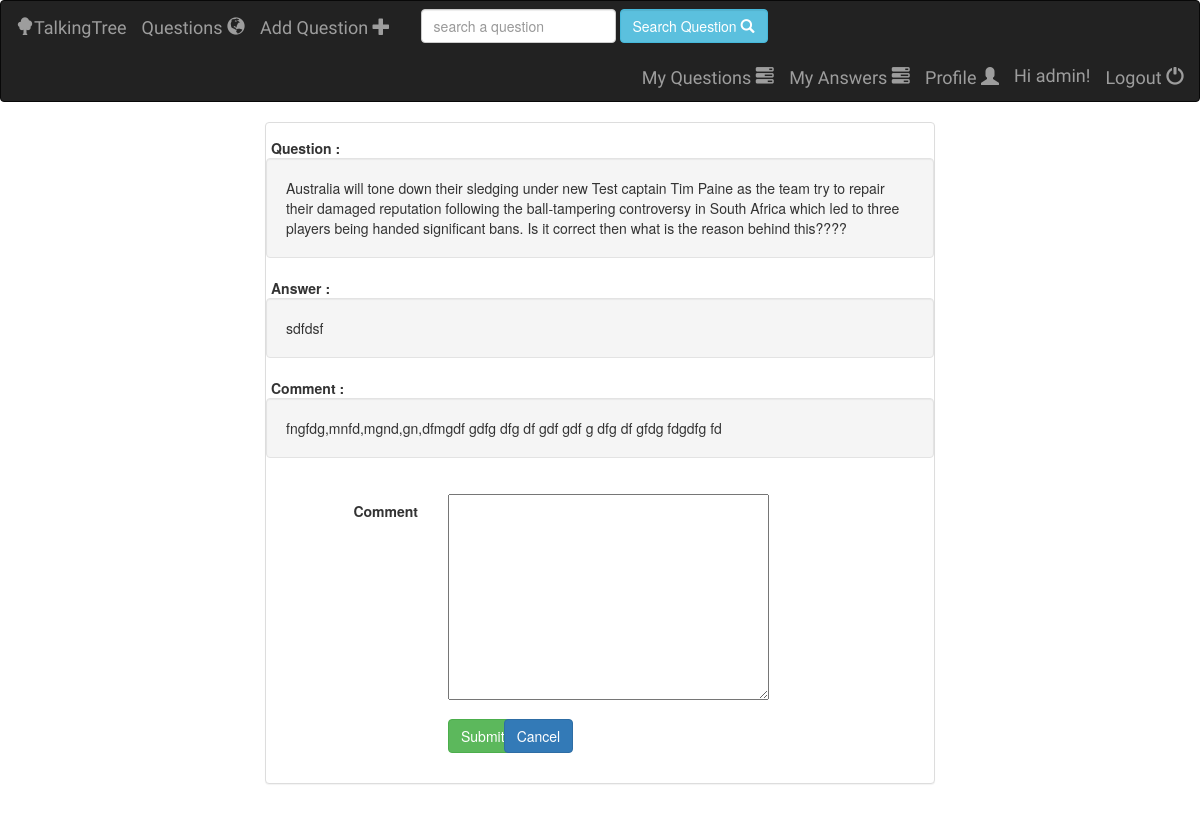
/talkingtree/questions/18/answers/31/comments/21/update (signed in), run on the app's committed database.
### talkingtree/models.py (models this page shows, shortened)
class Question(models.Model):
    user = models.ForeignKey(User, on_delete=models.DO_NOTHING)
    question_text = models.CharField(null=False, max_length=1023)
    created_date = models.DateTimeField(default=timezone.now())
    class Meta:
        ordering = ['-id']

class Answer(models.Model):
    question = models.ForeignKey(Question, on_delete=models.CASCADE)
    user = models.ForeignKey(User, on_delete=models.DO_NOTHING, default=None)
    answer_text = models.CharField(max_length=1023)
    created_date = models.DateTimeField(default=timezone.now())
    class Meta:
        ordering = ['-id']

class Comment(models.Model):
    answer = models.ForeignKey(Answer, on_delete=models.CASCADE)
    user = models.ForeignKey(User, on_delete=models.DO_NOTHING, null=True, blank=True)
    comment_text = models.CharField(null=False, blank=False, max_length=1023)
    created_date = models.DateTimeField(default=timezone.now())

### talkingtree/views/comment.py (the view, shortened to what this page needs)
# urls.py: url(r'^questions/(?P<question_id>[0-9]+)/answers/(?P<answer_id>[0-9]+)/comments/(?P<pk>[0-9]+)/update$', comment.CommentUpdate.as_view(), name='update-comment'),
class CommentUpdate(FormView):
    template_name = 'talkingtree/question_form.html'
    form_class = NewCommentForm
    def get(self, request, question_id, answer_id, pk):
        if request.user.is_authenticated:
            comment = Comment.objects.get(pk=pk)
            answer = Answer.objects.get(pk=answer_id)
            question = Question.objects.get(pk=question_id)
            form = self.form_class(None)
            return render(request, self.template_name, {'form': form,'question': question, 'answer':answer, 'comment':comment})
        else:
            return redirect('talkingtree:login')

### talkingtree/forms.py
class NewCommentForm(forms.Form):
    comment = forms.CharField(widget=forms.Textarea)
    comment.widget.attrs.update({'class': 'special'})
    class Meta:
        model = Comment
        fields = ['user', 'answer', 'comment_text']

### talkingtree/templates/talkingtree/question_form.html (shortened to what this page needs)
 {% extends 'talkingtree/base.html' %}
 {%  block body %}
    <div class="container-fluid">
        <div class="row">
            <div class="col-sm-12 col-md-12">
                <div class="panel panel-default">
                    <div class="panel-body">
                        <form class="form-horizontal" action="" method="post">
                            <div class="form-group">
                                    {% if question %}
                                        <strong style="padding: 5px 5px 5px 5px">
                                        Question :
                                        </strong>
                                        <div class="well">
                                            {{ question.question_text }}
                                        </div>
                                    {% endif %}
                                {% if answer %}
                                        <strong style="padding: 5px 5px 5px 5px">
                                        Answer :
                                        </strong>
                                    <div class="well">
                                    {{ answer.answer_text }}
                                    </div>
                                    {% endif %}
                             {% if comment %}
                                        <strong style="padding: 5px 5px 5px 5px">
                                        Comment :
                                        </strong>
                                    <div class="well">
                                    {{ comment.comment_text }}
                                    </div>
                                    {% endif %}
                            </div>
                                {% include 'talkingtree/form-template.html' %}
                            <div class="form-group">
                                <div class="col-sm-offset-3 col-sm-1">
                                    <button class="btn btn-success" > Submit</button>
                                </div>
                                 <div class="col-sm-2">
                                    <button class="btn btn-primary" onclick="window.history.back();"> Cancel </button>
                                </div>
                            </div>
                        </form>
                    </div>
                </div>
            </div>
        </div>
    </div>
 {% endblock %}

### talkingtree/templates/talkingtree/base.html (shortened to what this page needs)
    <!DOCTYPE html>
    <html lang="en">
    <head>
      {% load staticfiles %}
      <link rel="stylesheet" type="text/css" href="{% static 'talkingtree/style.css' %}">
      <link rel="stylesheet" href="https://maxcdn.bootstrapcdn.com/bootstrap/3.3.7/css/bootstrap.min.css">
    </head>
    <body>
    <nav class="navbar navbar-inverse">
      <div class="container-fluid">
        <div class="navbar-header">
          <a class="navbar-brand" href="{% url 'talkingtree:question' %}">
              <span  class="glyphicon glyphicon-tree-deciduous" aria-hidden="true"></span>TalkingTree</a>
        </div>
        <ul class="nav navbar-nav ">
          <li> <a class="navbar-brand" href="{% url 'talkingtree:question' %}">
              Questions  <span class="glyphicon glyphicon-globe" aria-hidden="true"></span>
          </a></li>
         {% if user.is_authenticated %}
            <li>
              <a class="navbar-brand" href="{% url 'talkingtree:add-question' %}">
                     Add Question <span  class="glyphicon glyphicon-plus" aria-hidden="true"></span>
              </a>
            </li>
         {% endif %}
        </ul>
          <form class="navbar-form navbar-left" role="search" method="get" action="{% url 'talkingtree:searchquestions' %}">
            <input type="text" class="form-control" name = "q" value="" placeholder="search a question" required>
             <button class="form-control btn btn-info" name = "searchBtn" >Search Question
             <span class="glyphicon glyphicon-search" aria-hidden="true"></span>
             </button>
          </form>
          <ul class="nav navbar-nav navbar-right">
                    {% if user.is_authenticated %}
                       <li>
                           <a class="navbar-brand" href="{% url 'talkingtree:myquestions' %}">
                                My Questions
                                <span class="glyphicon glyphicon-tasks" aria-hidden="true"></span>
                            </a>
                       </li>
                        <li>
                           <a class="navbar-brand" href="{% url 'talkingtree:myanswers' %}">
                                My Answers
                                <span class="glyphicon glyphicon-tasks" aria-hidden="true"></span>
                            </a>
                       </li>
                      <li class="">
                            <a class="navbar-brand" href="{% url 'talkingtree:profile' %}">
                                Profile <span class="glyphicon glyphicon-user" aria-hidden="true"></span>
                            </a>
                      </li>
                        <li class="">
                         <div class="navbar-brand">
                            Hi {{ user.username }}!
                            </div>
                        </li>
                        <li>
                            <a class="navbar-brand" href="{% url 'talkingtree:logout' %}">
                                Logout  <span  class="glyphicon glyphicon-off" aria-hidden="true"></span>
                            </a>
                        </li>
                    {% endif %}
          </ul>
      </div>
    </nav>
    <div style="margin: 5px 250px 250px 250px;">
        {% block body %}
        {% endblock %}
    </div>
    </body>
    </html>

### talkingtree/static/talkingtree/style.css (style rules this page uses)
.navbar-brand { font-family: 'Satisfy', cursive; }

### data on the page
Question: question_text "Australia will tone down their sledging under new Test captain Tim Paine as the team try to repair their damaged reputation following the ball-tampering controversy in South Africa which led to three players being handed significant bans. Is it correct then what is the reason behind this????"
Answer: answer_text "sdfdsf"
Comment: comment_text "fngfdg,mnfd,mgnd,gn,dfmgdf gdfg dfg df gdf gdf g dfg df gfdg fdgdfg fd"

### other printed values
{{ user.username }} "admin"
{{ field.label }} "Comment"
